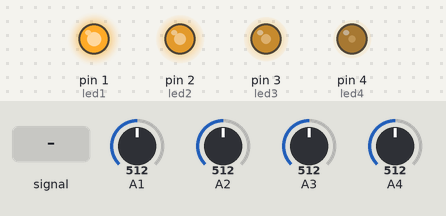
This sketch was run on a simulated Arduino Uno, built with avr-gcc and run on an emulated ATmega328P. Shown: output pins drawn as LEDs (lit = HIGH). The test bench sets the inputs (shaded band); at power-on: A1 = 512, A4 = 512, A2 = 512, A3 = 512.

Above: at 1.2 s.
1.3 s: A1 fed a 200 Hz sine of ±460 counts around its level
At 2.2 s:
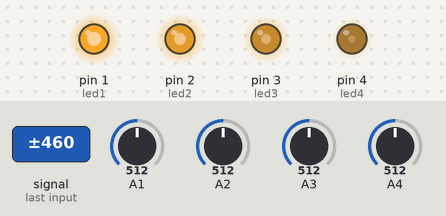
2.8 s: A1 set to 216
At 3.6 s:
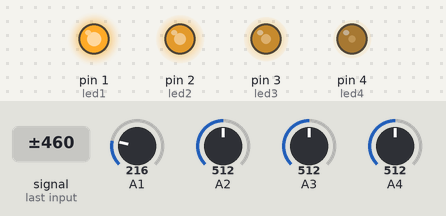
4.3 s: A1 set to 184
At 5.5 s:
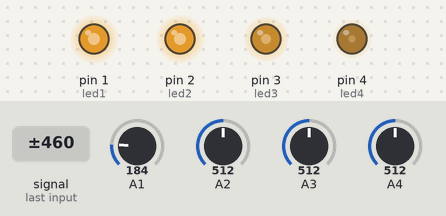
5.8 s: A4 set to 218
7.3 s: A4 set to 188
At 7.7 s:
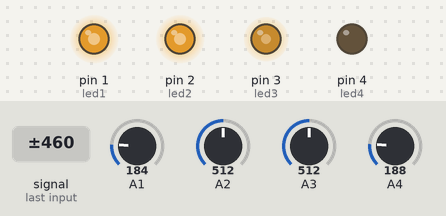
8.8 s: A2 set to 210
10.3 s: A2 set to 189
At 11.2 s:
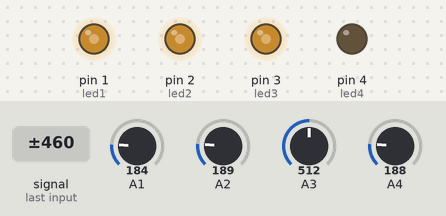
Timing chart, 0 to 12.8 s (numbered marks = the images above; inputs shaded):
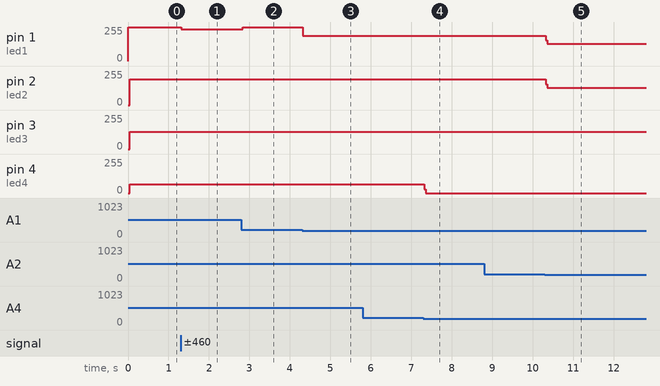

The sketch:

slave-copymaster.ino
```cpp
//Hi Steven
int led1 = 1;
int led2 = 2;
int led3 = 3;
int led4 = 4;

void setup() {
  pinMode(led1, OUTPUT);
  pinMode(led2, OUTPUT);
  pinMode(led3, OUTPUT);
  pinMode(led4, OUTPUT);

  pinMode(A1, INPUT);
  pinMode(A2, INPUT);
  pinMode(A3, INPUT);
  pinMode(A4, INPUT);
}

void loop() {

  if (analogRead(A1) >=200){
    digitalWrite(led1, HIGH);
    digitalWrite(led2, LOW);
    digitalWrite(led3, LOW);
    digitalWrite(led4, LOW);
  } else{
      digitalWrite(led1, LOW);
      digitalWrite(led2, LOW);
      digitalWrite(led3, LOW);
      digitalWrite(led4, LOW);
    }
  if (analogRead(A2) >=200){
    digitalWrite(led1, HIGH);
    digitalWrite(led2, HIGH);
    digitalWrite(led3, LOW);
    digitalWrite(led4, LOW);
  }
  if (analogRead(A3) >=200){
    digitalWrite(led1, HIGH);
    digitalWrite(led2, HIGH);
    digitalWrite(led3, HIGH);
    digitalWrite(led4, LOW);
  }
  if (analogRead(A4) >=200){
    digitalWrite(led1, HIGH);
    digitalWrite(led2, HIGH);
    digitalWrite(led3, HIGH);
    digitalWrite(led4, HIGH);
  }
}
```

Measured:
- the behaviour switches between 200 and 199 on A1 (found by bisection; images 2 and 3)
- the behaviour switches between 200 and 199 on A4 (found by bisection; images 3 and 4)
- the behaviour switches between 200 and 199 on A2 (found by bisection; images 4 and 5)
- after the input at 1.3 s, pin 1 (led1): 255/255 → 239/255 at once
- after the input at 2.8 s, pin 1 (led1): 239/255 → 255/255 at once
- after the input at 4.3 s, pin 1 (led1): 255/255 → 191/255 at once
- after the input at 5.8 s, every drawn part: stays the same
- after the input at 7.3 s, pin 4 (led4): 65/255 → 0/255 at once
- after the input at 8.8 s, every drawn part: stays the same
- after the input at 10.3 s, pin 1 (led1): 191/255 → 128/255 at once; pin 2 (led2): 192/255 → 128/255 at once
